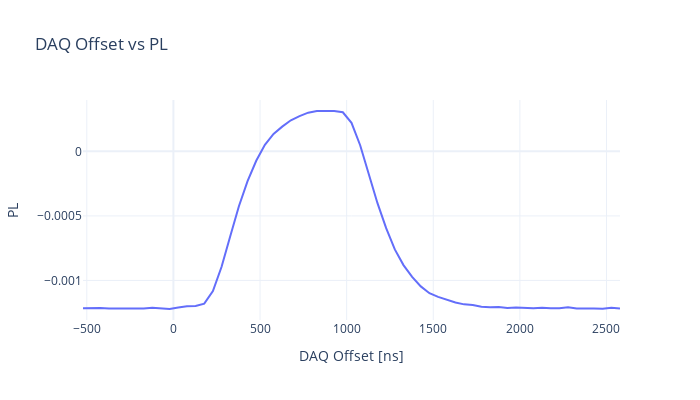

Notebook source saved alongside this figure:
### Code cell
import plotly.graph_objects as go

# Assuming 'daqoffsets' and 'pl' are defined
# Create a Plotly figure
fig = go.Figure()

# Add the line plot
fig.add_trace(go.Scatter(
    x=daqoffsets,
    y=pl,
    mode='lines',
    name='DAQ Offset vs PL'
))

# Update layout for better visualization
fig.update_layout(
    title="DAQ Offset vs PL",
    xaxis_title="DAQ Offset [ns]",
    yaxis_title="PL",
    template="plotly_white",
    height=400,
    width=700
)

# Show the figure
fig.show()

### Figure 1 — Plotly figure (JSON) as saved in the notebook; plotly's stock layout.template omitted (floating-point values rounded to 4 significant figures)
{"data": [{"mode": "lines", "name": "DAQ Offset vs PL", "type": "scatter", "x": [-522, -472, -422, -372, -322, -272, -222, -172, -122, -72, -22, 28, 78, 128, 178, 228, 278, 328, 378, 428, 478, 528, 578, 628, 678, 728, 778, 828, 878, 928, 978, 1028, 1078, 1128, 1178, 1228, 1278, 1328, 1378, 1428, 1478, 1528, 1578, 1628, 1678, 1728, 1778, 1828, 1878, 1928, 1978, 2028, 2078, 2128, 2178, 2228, 2278, 2328, 2378, 2428, 2478, 2528, 2578], "y": [-0.001215, -0.001212, -0.001214, -0.001216, -0.001217, -0.001217, -0.001217, -0.001217, -0.001212, -0.001217, -0.001221, -0.00121, -0.0012, -0.001198, -0.00118, -0.001082, -0.000894, -0.000658, -0.0004251, -0.0002313, -7.269e-05, 5.118e-05, 0.0001346, 0.0001915, 0.0002411, 0.0002734, 0.0002998, 0.0003127, 0.0003107, 0.0003128, 0.0003031, 0.0002207, 4.747e-05, -0.0001736, -0.0004013, -0.0005947, -0.0007593, -0.000881, -0.0009728, -0.001046, -0.001099, -0.001127, -0.001151, -0.001171, -0.001185, -0.00119, -0.001204, -0.001208, -0.001206, -0.001213, -0.001209, -0.001213, -0.001215, -0.001212, -0.001216, -0.001215, -0.001207, -0.001218, -0.001215, -0.001217, -0.001219, -0.001211, -0.001218]}], "layout": {"height": 400, "title": {"text": "DAQ Offset vs PL"}, "width": 700, "xaxis": {"title": {"text": "DAQ Offset [ns]"}}, "yaxis": {"title": {"text": "PL"}}}}
